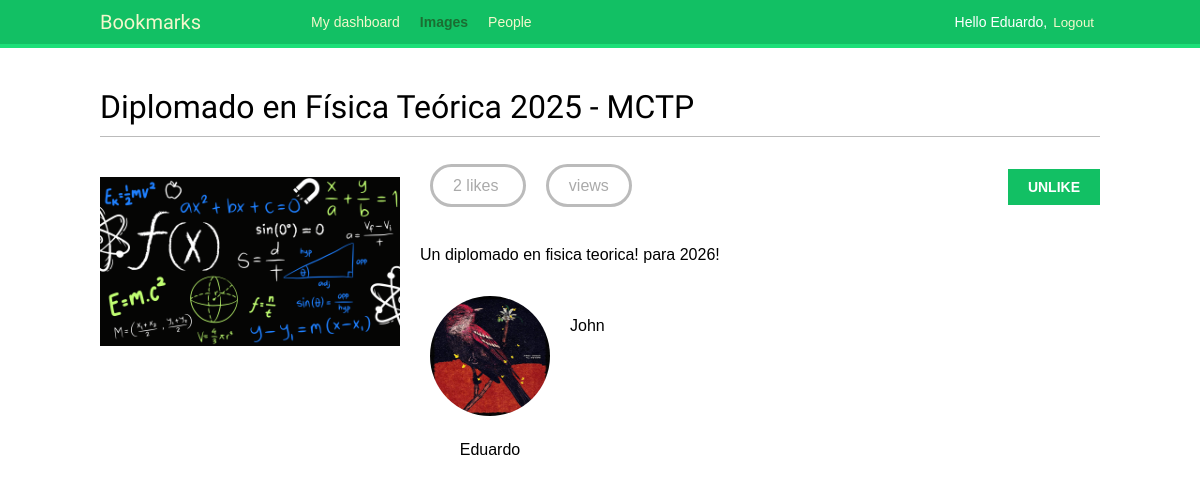
The page /images/detail/1/diplomado-en-fisica-teorica-2025-mctp/ (signed in) on the database its author committed.
### images/models.py (models this page shows, shortened)
class Image(models.Model):
    user = models.ForeignKey(
        settings.AUTH_USER_MODEL,
        related_name="images_created",
        on_delete=models.CASCADE,
    )
    title = models.CharField(max_length=200)
    slug = models.SlugField(max_length=200, blank=True)
    url = models.URLField(max_length=2000)
    image = models.ImageField(upload_to="images/%Y/%m/%d/")
    description = models.TextField(blank=True)
    created = models.DateTimeField(auto_now_add=True)
    users_like = models.ManyToManyField(
        settings.AUTH_USER_MODEL,
        related_name="images_liked",
        blank=True,
    )
    total_likes = models.PositiveIntegerField(default=0)
    class Meta:
        indexes = [
            models.Index(fields=["-created"]),
            models.Index(fields=["-total_likes"]),
        ]
        ordering = ["-created"]

### account/models.py (models this page shows, shortened)
class Profile(models.Model):
    user = models.OneToOneField(settings.AUTH_USER_MODEL, on_delete=models.CASCADE)
    date_of_birth = models.DateField(blank=True, null=True)
    photo = models.ImageField(upload_to="users/%Y/%m/%d/", blank=True)

### images/views.py (the view)
def image_detail(request, id, slug):
    image = get_object_or_404(Image, id=id, slug=slug)
    total_views = r.incr(f"image:{image.id}:views")
    r.zincrby("image_ranking", 1, image.id)
    return render(
        request,
        "images/image/detail.html",
        {"section": "images", "image": image, "total_views": total_views},
    )

### images/templates/images/image/detail.html (shortened to what this page needs)
{% extends "base.html" %}
{% block content %}
  <h1>{{ image.title }}</h1>
  {% load thumbnail %}
  <a href="{{ image.image.url }}">
    <img src="{% thumbnail image.image 300x0 %}" class="image-detail">
  </a>
  {% with total_likes=image.users_like.count users_like=image.users_like.all %}
    <div class="image-info">
      <div>
        <span class="count">
          <span class="total">{{ total_likes }}</span>
          like{{ total_likes|pluralize }}
        </span>
        <span class="count">
          {{ total_views }} view{{ total_views|pluralize }}
        </span>
        <a href="#" data-id="{{ image.id }}" data-action="{% if request.user in users_like %}un{% endif %}like"
    class="like button">
          {% if request.user not in users_like %}
            Like
          {% else %}
            Unlike
          {% endif %}
        </a>
      </div>
      {{ image.description|linebreaks }}
    </div>
    <div class="image-likes">
      {% for user in users_like %}
        <div>
          {% if user.profile.photo %}
            <img src="{{ user.profile.photo.url }}">
          {% endif %}
          <p>{{ user.first_name }}</p>
        </div>
      {% empty %}
        Nobody likes this image yet.
      {% endfor %}
    </div>
  {% endwith %}
{% endblock %}

### account/templates/base.html (shortened to what this page needs)
{% load static %}
<!DOCTYPE html>
<html>
<head>
  <link href="{% static "css/base.css" %}" rel="stylesheet">
</head>
<body>
  <div id="header">
    <span class="logo">Bookmarks</span>
    {% if request.user.is_authenticated %}
      <ul class="menu">
        <li {% if section == "dashboard" %}class="selected"{% endif %}>
          <a href="{% url "dashboard" %}">My dashboard</a>
        </li>
        <li {% if section == "images" %}class="selected"{% endif %}>
          <a href="{% url "images:list" %}">Images</a>
        </li>
        <li {% if section == "people" %}class="selected"{% endif %}>
          <a href="{% url "user_list" %}">People</a>
        </li>
      </ul>
    {% endif %}
    <span class="user">
      {% if request.user.is_authenticated %}
        Hello {{ request.user.first_name|default:request.user.username }},
        <form action="{% url "logout" %}" method="post">
          <button type="submit">Logout</button>
        </form>
      {% else %}
        <a href="{% url "login" %}">Log-in</a>
      {% endif %}
    </span>
  </div>
  <div id="content">
    {% block content %}
    {% endblock %}
  </div>
</body>
</html>

### account/static/css/base.css (style rules this page uses)
body { margin:0; padding:0; font-family:helvetica, sans-serif; }
p { line-height: 1.8; }
a { color:#12c064; text-decoration:none; }
h1, h2, h3, h4, h5 , h6 { font-family: 'Muli', sans-serif; font-weight:normal; }
h1 { border-bottom:1px solid #bbb; padding:0 0 10px 0; margin:10px 0 20px 0; }
#header { padding:10px 100px; font-size:14px; background:#12c064; color:#fff; border-bottom:4px solid #1cdf78; overflow:auto; }
#header .logo { font-family: 'Muli', sans-serif; float:left; color:#f3f7cc; font-size:20px; margin-right:10%; }
#header ul.menu { list-style:none; float:left; margin:0; padding:0; }
#header ul.menu li { float:left; padding:4px 10px; }
#header ul.menu li.selected a, #header ul.menu li.selected a:hover { color:#1b6d32; font-weight:bold; }
#header a { color:#f3f7cc; }
#header .user { float:right; padding-top:4px; }
#header .user form { display:inline; float:right; }
#header .user button { background:none; color:#f3f7cc; border:none; cursor:pointer; float:left; display:inline; }
#content { padding:30px 100px; }
form { overflow:auto; }
input[type=submit], a.button { font-weight:bold; background:#12c064; color:#fff; padding:10px 20px; font-size:14px; text-transform:uppercase; }
.image-preview, .image-detail { max-width:300px; float:left; margin:0 20px 20px 0; }
.image-detail { margin-top:20px; }
.image-info div { padding:20px 0; overflow:auto; }
.count { color:#aaa; border:3px solid #bbb; border-radius:26px; padding:10px 20px; margin:20px 10px 0; }
a.like, a.follow { float:right; margin-top:-8px; }
.image-likes div { float:left; width:auto; padding:10px; text-align:center; }
.image-likes img { width:120px; height:120px; border-radius:50%; }

### rows shown on the page
Image: title "Diplomado en Física Teórica 2025 - MCTP", image (picture), description "Un diplomado en fisica teorica! para 2026!"

### other values the page prints
{{ request.user.first_name|default:request.user.username }} "Eduardo"
{{ total_likes }} "2"
{{ user.first_name }} "Eduardo"
{{ user.first_name }} "John"
